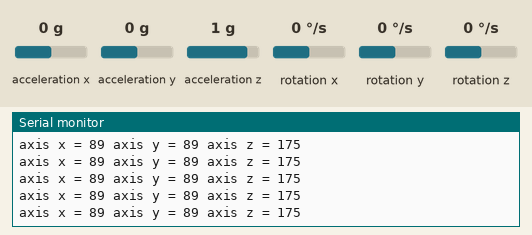
Simulated run of this sketch. Board: Arduino Uno, built with avr-gcc and run on an emulated ATmega328P. On the bench: the last lines printed to the serial monitor. Inputs (shaded band) come from the test bench; at power-on: acceleration x 0 g, acceleration y 0 g, acceleration z 1 g, rotation x 0 °/s, rotation y 0 °/s, rotation z 0 °/s.

Above: at 1.2 s.
1.3 s: acceleration x set to -1.4 g
At 1.37 s:
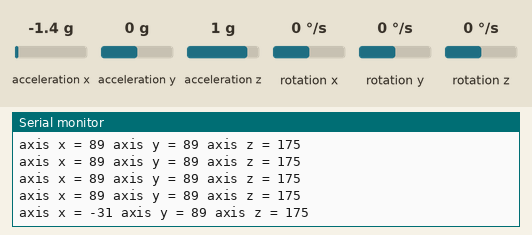
4.3 s: acceleration y set to -1.4 g
At 4.3 s:
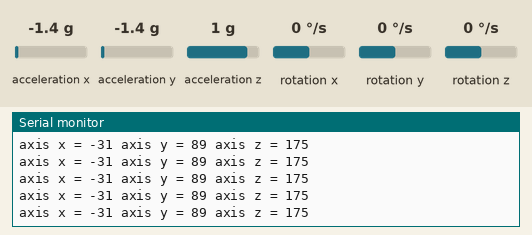
5.8 s: acceleration z set to -1.4 g
At 5.87 s:
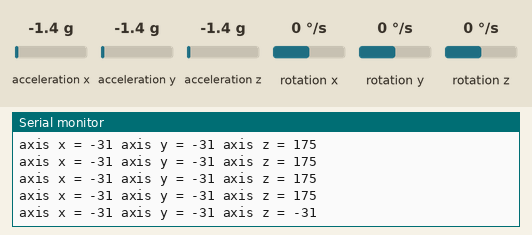

The sketch:

MPU6050.ino
```cpp
#include "I2Cdev.h"
#include "MPU6050_6Axis_MotionApps20.h"
#include "Wire.h"

MPU6050 mpu;
int16_t ax, ay, az;
int16_t gx, gy, gz;
int valx, valy, valz;

void setup() {
  Wire.begin();
  Serial.begin(38400);
  Serial.println("Initialize MPU");
  mpu.initialize();
  Serial.println(mpu.testConnection() ? "Connected" : "Connection failed");
}

void loop() {
  mpu.getMotion6(&ax, &ay, &az, &gx, &gy, &gz);
  valx = map(ax, -17000, 17000, 0, 179);
  valy = map(ay, -17000, 17000, 0, 179);
  valz = map(az, -17000, 17000, 0, 179);

  Serial.print("axis x = ");
  Serial.print(valx);
  Serial.print(" axis y = ");
  Serial.print(valy);
  Serial.print(" axis z = ");
  Serial.println(valz);

  delay(100);
}
```

Measured:
- after the input at 1.3 s, the serial monitor: prints a new line after 0.07 s (image 1)
- after the input at 5.8 s, the serial monitor: prints a new line after 0.07 s (image 3)
